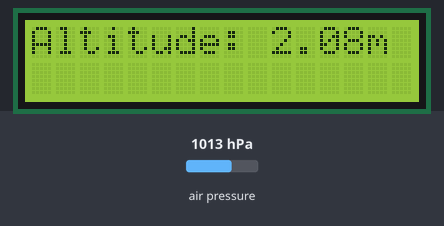
Bench run of a sketch on a simulated Arduino Uno, built with avr-gcc and run on an emulated ATmega328P. Parts: 16×2 character LCD. The test bench sets the inputs (shaded band); at power-on: air pressure 1013 hPa. What the sketch prints to the serial monitor is not drawn.

Above: at 1.2 s.
1.3 s: air pressure set to 952 hPa
At 2.7 s:
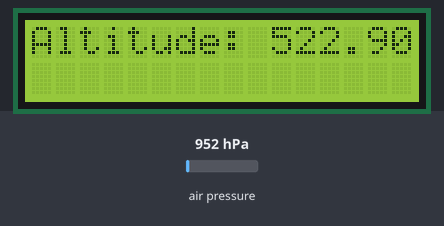
4.0 s: air pressure set to 975 hPa
At 5.0 s:
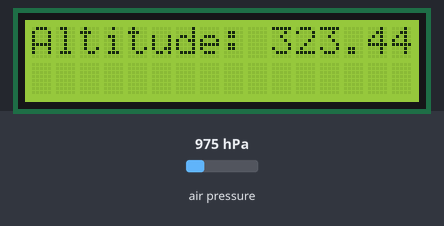
6.7 s: air pressure set to 1000 hPa
At 8.5 s:
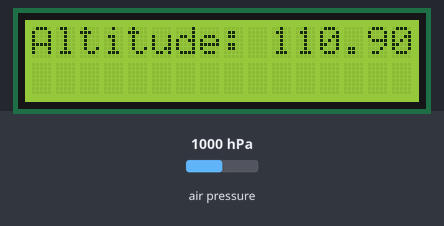
Timing chart, 0 to 10.0 s (numbered marks = the images above; inputs shaded):
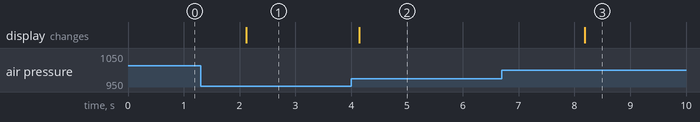

Measured:
- after the input at 1.3 s, the display: changes after 0.82 s (image 1)
- after the input at 4.0 s, the display: changes after 0.14 s (image 2)
- after the input at 6.7 s, the display: changes after 1.5 s (image 3)

The sketch:

bmp280_lcd.ino
```cpp
#include <Wire.h>
#include <SPI.h>
#include <Adafruit_BMP280.h>
#include <LiquidCrystal_I2C.h>

// BMP280 센서 객체 생성 (SPI 모드 사용)
#define BMP_SCK 13
#define BMP_MISO 12
#define BMP_MOSI 11
#define BMP_CS 10

Adafruit_BMP280 bmp(BMP_CS, BMP_MOSI, BMP_MISO, BMP_SCK);

// I2C LCD 객체 생성 (0x27 주소, 16x2 LCD)
LiquidCrystal_I2C lcd(0x27, 16, 2);

void setup() {
  Serial.begin(9600);
  lcd.begin();
  lcd.backlight();

  if (!bmp.begin()) {
    Serial.println("BMP280 센서를 찾을 수 없습니다!");
    lcd.setCursor(0, 0);
    lcd.print("BMP280 Error!");
    while (1);
  }

  lcd.setCursor(0, 0);
  lcd.print("Altitude Display");
}

void loop() {
  float altitude = bmp.readAltitude(1013.25); // 해수면 기압 기준 (hPa)

  lcd.clear();
  lcd.setCursor(0, 0);
  lcd.print("Altitude: ");
  lcd.print(altitude);
  lcd.print("m");

  Serial.print("Altitude: ");
  Serial.print(altitude);
  Serial.println(" m");

  delay(2000); // 2초마다 업데이트
}
```
